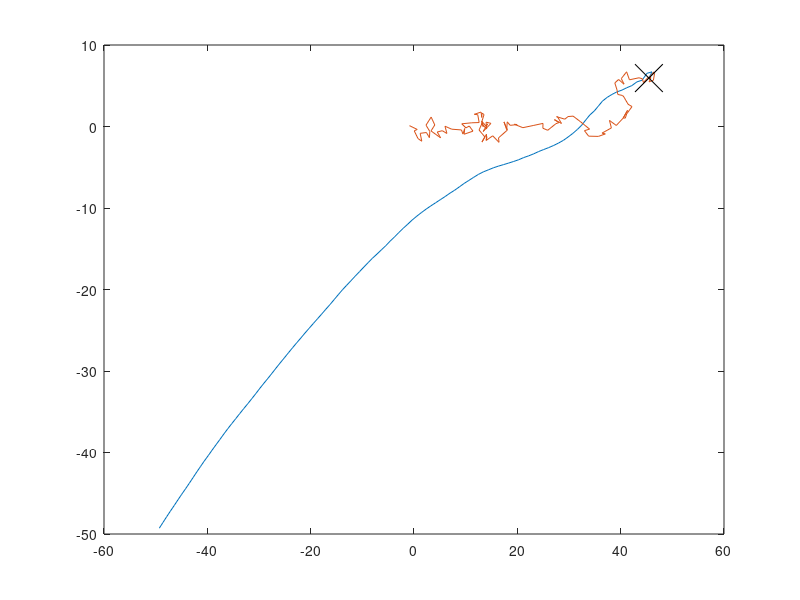

Source code (MATLAB):
clc
clear all

planeXHIST=0;
planeYHIST=0;
tInt=1;
i=0;
t=0;
planeXPOS=0;
planeYPOS=0;


projectileXPOS=-50;
projectileYPOS=-50;
projectileXHIST=0;
projectileYHIST=0;


Imax=1;
Imin=-1;



while abs(planeXPOS - projectileXPOS) > 1e-3 || abs(planeYPOS - projectileYPOS) > 1e-3
    i=i+1;
    t(i)=i;
% makes X and Y a random step
    randomX=3*rand - 1;
    planeXPOS=planeXPOS+randomX;
    randomY=2*rand - 1;
    planeYPOS=planeYPOS+randomY;
    planeXHIST(i)=planeXPOS;
    planeYHIST(i)=planeYPOS;
% calculates where to go to
    %slope= (planeYPOS-projectileYPOS)/(planeXPOS-projectileXPOS);
    theta=atand((planeYPOS-projectileYPOS)/(planeXPOS-projectileXPOS));

% moves 1 step in the y direction if it is greater than one step away
if abs(planeXPOS-projectileXPOS)<1
    projectileXPOS=planeXPOS;
    projectileXHIST(i)=projectileXPOS;
else
    projectileXPOS=projectileXPOS+cosd(theta);
    projectileXHIST(i)=projectileXPOS;
end    
if abs(planeYPOS-projectileYPOS)<1
    projectileYPOS=planeYPOS;
    projectileYHIST(i)=projectileYPOS;
else
    projectileYPOS=projectileYPOS+sind(theta);
    projectileYHIST(i)=projectileYPOS;
end 
        

end
%plots the data
projectileYHIST;
projectileXHIST;
planeXHIST;
planeYHIST;
plot1=plot(projectileXHIST,projectileYHIST);
hold on;
plot2=plot(planeXHIST,planeYHIST);

%shows where It gets intercepted
projectileYHISTlength=length(projectileYHIST);
InterceptProjY=projectileYHIST(projectileYHISTlength)
projectileXHISTlength=length(projectileXHIST);
InterceptProjX=projectileXHIST(projectileXHISTlength)
planeYHISTlength=length(planeYHIST);
InterceptPlaneY=planeYHIST(planeYHISTlength)
planeXHISTlength=length(planeXHIST);
InterceptPlaneX=planeXHIST(planeXHISTlength)

plot3=plot(InterceptPlaneX,InterceptPlaneY,'blackx','MarkerSize',20);
